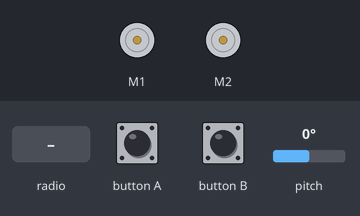
Bench run of a program on a simulated BBC micro:bit (MakeCode). Parts: 2 × DC motor (green arrow = forward, orange = backward, longer = faster). The inputs (shaded band) are chosen by the test bench; at power-on: pitch 0°. No radio messages arrive unless stated (any console line starting 'radio sent:' is added by the test bench); what the program prints to the serial console is not drawn.

Above: at 1.2 s.
1.3 s: radio message "V=1" arrives
At 1.6 s:
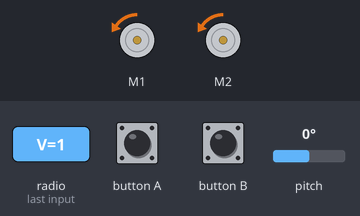
2.8 s: radio message "V=100" arrives
At 3.9 s:
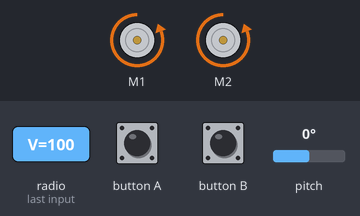
4.3 s: radio message "A=1" arrives
At 5.1 s:
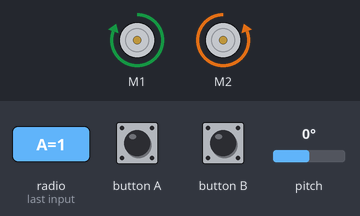
Timing chart, 0 to 7.3 s (numbered marks = the images above; inputs shaded):
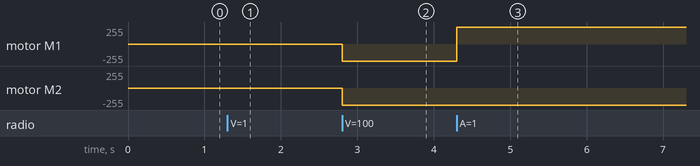

The program:

main.ts
```typescript
radio.onReceivedValue(function (name, value) {
    if (name == "V") {
        kjør = value * -22.5
    } else if (name == "A") {
        venstre = value
    } else if (name == "B") {
        høyre = value
    }
    if (venstre == 1) {
        bitbot.rotate(BBRobotDirection.Left, kjør)
    } else if (høyre == 1) {
        bitbot.rotate(BBRobotDirection.Left, kjør)
    } else {
        bitbot.motor(BBMotor.Both, kjør)
    }
})
let B = 0
let A = 0
let vinkel = 0
let høyre = 0
let venstre = 0
let kjør = 0
radio.setGroup(1)
basic.forever(function () {
    vinkel = input.rotation(Rotation.Pitch)
    if (input.buttonIsPressed(Button.A)) {
        A = 1
    } else {
        A = 0
    }
    if (input.buttonIsPressed(Button.B)) {
        B = 1
    } else {
        B = 0
    }
    radio.sendValue("V", vinkel)
    radio.sendValue("A", A)
    radio.sendValue("B", B)
})
```

test.ts
```typescript
// testene settes inn her; disse vil ikke kompilert så lenge denne pakken blir brukt som en utvidelse.
```

Measured:
- after the input at 1.3 s, motor M1, motor M2: stopped → backward 6/255 at once
- after the input at 2.8 s, motor M1, motor M2: backward 6/255 → backward 255/255 at once
- after the input at 4.3 s, motor M1: backward 255/255 → forward 255/255 at once
